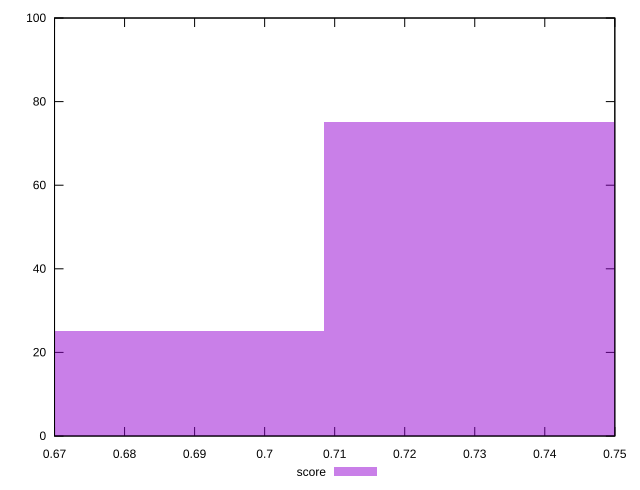

Write gnuplot code to recreate this figure.
reset

$score <<EOF
0.7501162827063834 75
0.6667700290723408 25
EOF

set key outside below
set boxwidth 0.0833462536340426
set xrange [0.67:0.75]
set yrange [0:100]
set trange [0:100]
set style fill transparent solid 0.5 noborder
set terminal svg size 640, 490 enhanced background rgb 'white'
set output "report_00020_2021-02-19T21:17:38.612Z2/uses-text-compression/samples/pages+cached+noadtech+nomedia+nocss/score/histogram.svg"

plot $score title "score" with boxes

reset
